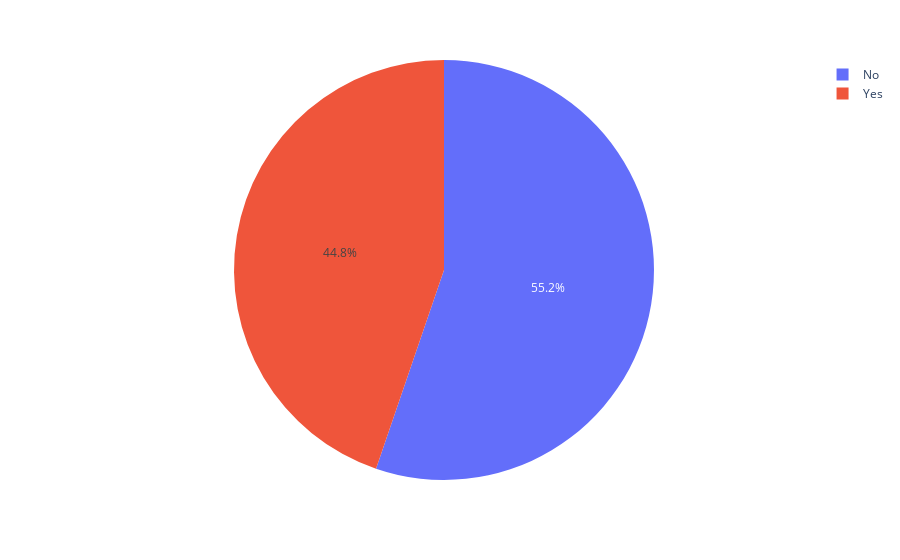

Notebook code for this chart:
### Code cell
pie3 = dataset["Discount"].value_counts()
discount = pie3.index
orders = pie3.values

fig = px.pie(dataset, values=orders, names=discount)
fig.show()

### Figure 1 — Plotly figure (JSON) as saved in the notebook; plotly's stock layout.template omitted (floating-point values rounded to 4 significant figures)
{"data": [{"domain": {"x": [0, 1], "y": [0, 1]}, "hovertemplate": "label=%{label}<br>value=%{value}<extra></extra>", "labels": ["No", "Yes"], "legendgroup": "", "name": "", "showlegend": true, "type": "pie", "values": [104051, 84289]}], "layout": {"legend": {"tracegroupgap": 0}, "margin": {"t": 60}}}
